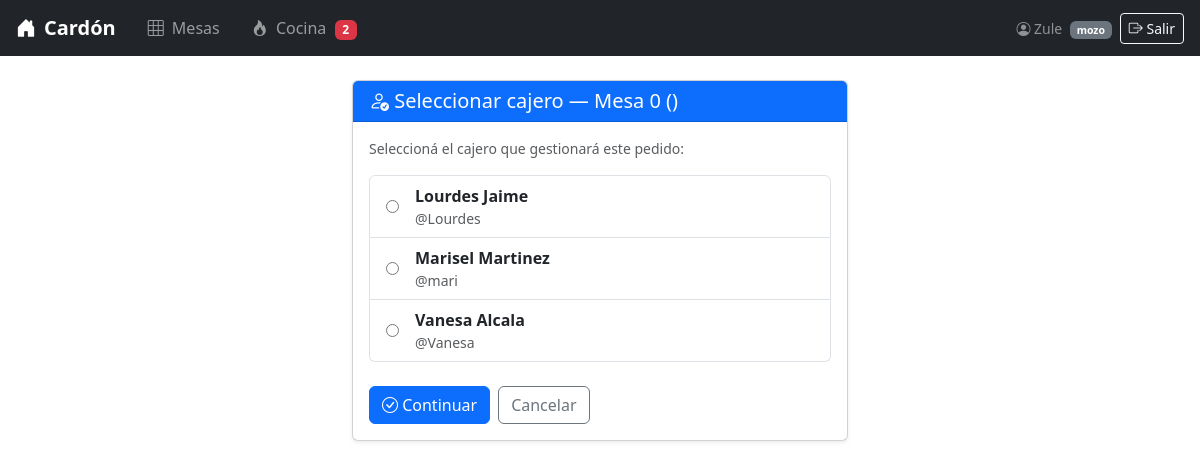
Page /seleccionar_cajero.php (signed in) on the committed database.
### tables this page shows
CREATE TABLE `cajero` (
  `id_cajero` int NOT NULL AUTO_INCREMENT,
  `nom_cajero` varchar(45) NOT NULL,
  `ape_cajero` varchar(45) NOT NULL,
  `usu_cajero` varchar(45) NOT NULL,
  `pass_cajero` varchar(45) NOT NULL,
  PRIMARY KEY (`id_cajero`),
  UNIQUE KEY `id_cajero_UNIQUE` (`id_cajero`)
);

### seleccionar_cajero.php (the view, shortened to what this page needs)
<?php
include('conexion.php');
$id_mesa = intval($_GET['mesa'] ?? $_POST['mesa'] ?? 0);
$zona    = htmlspecialchars($_GET['zona'] ?? $_POST['zona'] ?? '');
$cajeros = $conexion->query("SELECT id_cajero, nom_cajero, ape_cajero, usu_cajero FROM cajero ORDER BY nom_cajero")->fetch_all(MYSQLI_ASSOC);
?>
<!DOCTYPE html>
<html lang="es">
<head>
    <link href="https://cdn.jsdelivr.net/npm/bootstrap@5.3.3/dist/css/bootstrap.min.css" rel="stylesheet">
    <link href="https://cdn.jsdelivr.net/npm/bootstrap-icons@1.11.1/font/bootstrap-icons.css" rel="stylesheet">
</head>
<body>
<?php include('navbar.php'); ?>
<div class="container" style="max-width: 520px;">
    <div class="card shadow-sm">
        <div class="card-header bg-primary text-white">
            <h5 class="mb-0">
                <i class="bi bi-person-check"></i>
                Seleccionar cajero — Mesa <?= $id_mesa ?> (<?= $zona ?>)
            </h5>
        </div>
        <div class="card-body">
            <?php if (empty($cajeros)): ?>
                <div class="alert alert-danger">
                    No hay cajeros registrados. Contactá al administrador.
                </div>
                <a href="principal.php" class="btn btn-secondary">Volver</a>
            <?php else: ?>
                <form method="POST">
                    <p class="text-muted small mb-3">Seleccioná el cajero que gestionará este pedido:</p>
                    <div class="list-group mb-4">
                        <?php foreach ($cajeros as $cajero): ?>
                        <label class="list-group-item list-group-item-action d-flex align-items-center gap-3">
                            <input type="radio" name="id_cajero" value="<?= $cajero['id_cajero'] ?>" required>
                            <div>
                                <strong><?= htmlspecialchars($cajero['nom_cajero'] . ' ' . $cajero['ape_cajero']) ?></strong>
                                <div class="text-muted small">@<?= htmlspecialchars($cajero['usu_cajero']) ?></div>
                            </div>
                        </label>
                        <?php endforeach; ?>
                    </div>
                    <div class="d-flex gap-2">
                        <button type="submit" class="btn btn-primary">
                            <i class="bi bi-check-circle"></i> Continuar
                        </button>
                        <a href="principal.php" class="btn btn-outline-secondary">Cancelar</a>
                    </div>
                </form>
            <?php endif; ?>
        </div>
    </div>
</div>
</body>
</html>

### rows in the picture
cajero: nom_cajero+ape_cajero "Lourdes Jaime", usu_cajero "Lourdes"
cajero: nom_cajero+ape_cajero "Marisel Martinez", usu_cajero "mari"
cajero: nom_cajero+ape_cajero "Vanesa Alcala", usu_cajero "Vanesa"

### other values in the picture
$pedidos_activos "2"
$_SESSION['usuario'] "Zule"
$_SESSION['rol'] "mozo"
$id_mesa "0"
